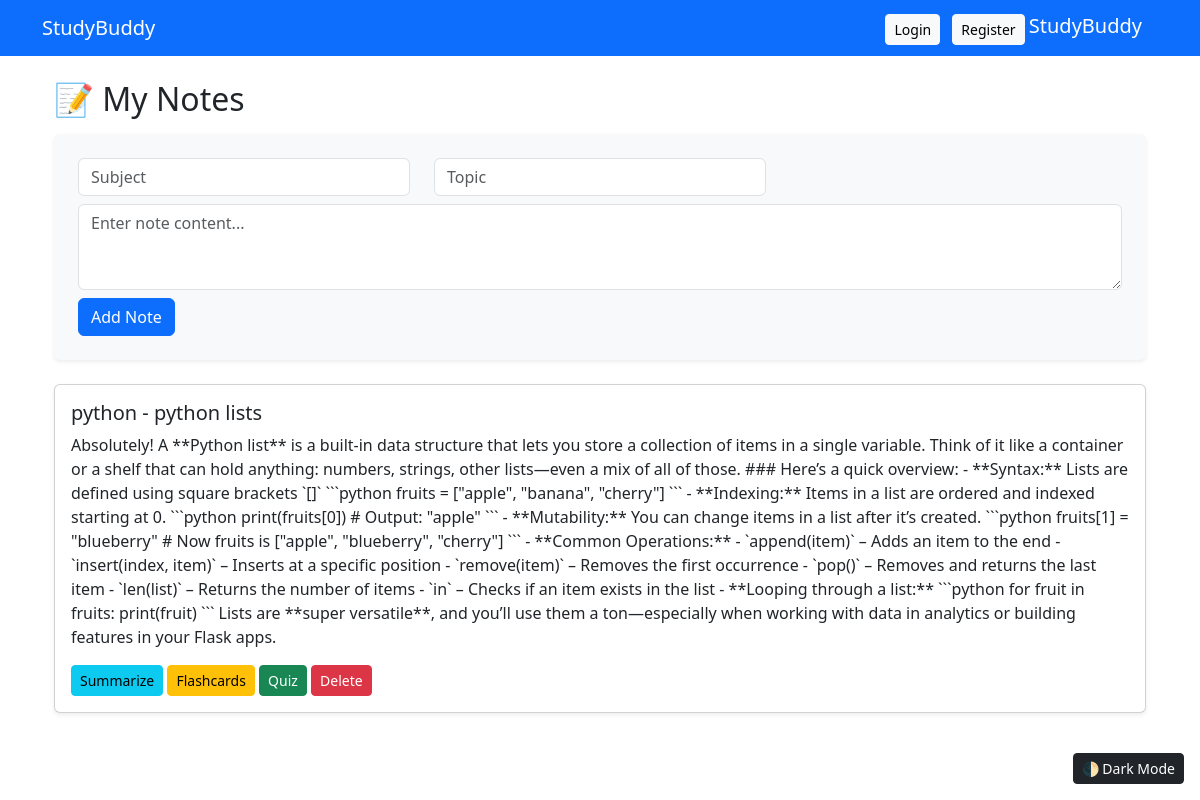
The app's page /notes (signed in) with its own data.
### app/models.py (models this page shows)
class Note(db.Model):
    id = db.Column(db.Integer, primary_key=True)
    subject = db.Column(db.String(100))
    topic = db.Column(db.String(100))
    content = db.Column(db.Text)
    user_id = db.Column(db.Integer, db.ForeignKey('user.id'))

### app/routes/notes.py (the view)
@notes.route("/notes")
@login_required
def view_notes():
    all_notes = Note.query.filter_by(user_id=current_user.id).all()
    return render_template("notes.html", notes=all_notes)

### app/templates/notes.html (shortened to what this page needs)
{% extends "base.html" %}
{% block content %}
<div class="container mt-4">
  <h2 class="mb-3">📝 My Notes</h2>
  <form action="{{ url_for('notes.add_note') }}" method="POST" class="mb-4 shadow-sm p-4 rounded bg-light">
    <div class="row">
      <div class="col-md-4 mb-2">
        <input type="text" name="subject" class="form-control" placeholder="Subject" required>
      </div>
      <div class="col-md-4 mb-2">
        <input type="text" name="topic" class="form-control" placeholder="Topic" required>
      </div>
      <div class="col-md-12 mb-2">
        <textarea name="content" class="form-control" rows="3" placeholder="Enter note content..." required></textarea>
      </div>
    </div>
    <button type="submit" class="btn btn-primary">Add Note</button>
  </form>
  {% for note in notes %}
    <div class="card mb-3 shadow-sm">
      <div class="card-body">
        <h5 class="card-title">{{ note.subject }} - {{ note.topic }}</h5>
        <p class="card-text">{{ note.content }}</p>
        <a href="{{ url_for('notes.summarize_note', note_id=note.id) }}" class="btn btn-info btn-sm">Summarize</a>
        <a href="{{ url_for('tools.generate_flashcards', note_id=note.id) }}" class="btn btn-warning btn-sm">Flashcards</a>
        <a href="{{ url_for('quiz.generate_quiz', note_id=note.id) }}" class="btn btn-success btn-sm">Quiz</a>
        <a href="{{ url_for('notes.delete_note', note_id=note.id) }}" class="btn btn-danger btn-sm">Delete</a>
      </div>
    </div>
  {% else %}
    <p class="text-muted">No notes added yet. Use the form above to get started!</p>
  {% endfor %}
</div>
{% endblock %}

### records on screen
Note: subject "python", topic "python lists", content "Absolutely! A **Python list** is a built-in data structure that lets you store a collection of items in a single variable. Think of it like a container or a shelf that can hold anything: numbers, strings, other lists—even a mix of all of those. ### Here’s a quick overview: - **Syntax:** Lists are defined using square brackets `[]` ```python fruits = [\"apple\", \"banana\", \"cherry\"] ``` - **Indexing:** Items in a list are ordered and indexed starting at 0. ```python print(fruits[0]) # Output: \"apple\" ``` - **Mutability:** You can change items in a list after it’s created. ```python fruits[1] = \"blueberry\" # Now fruits is [\"apple\", \"blueberry\", \"cherry\"] ``` - **Common Operations:** -…"
